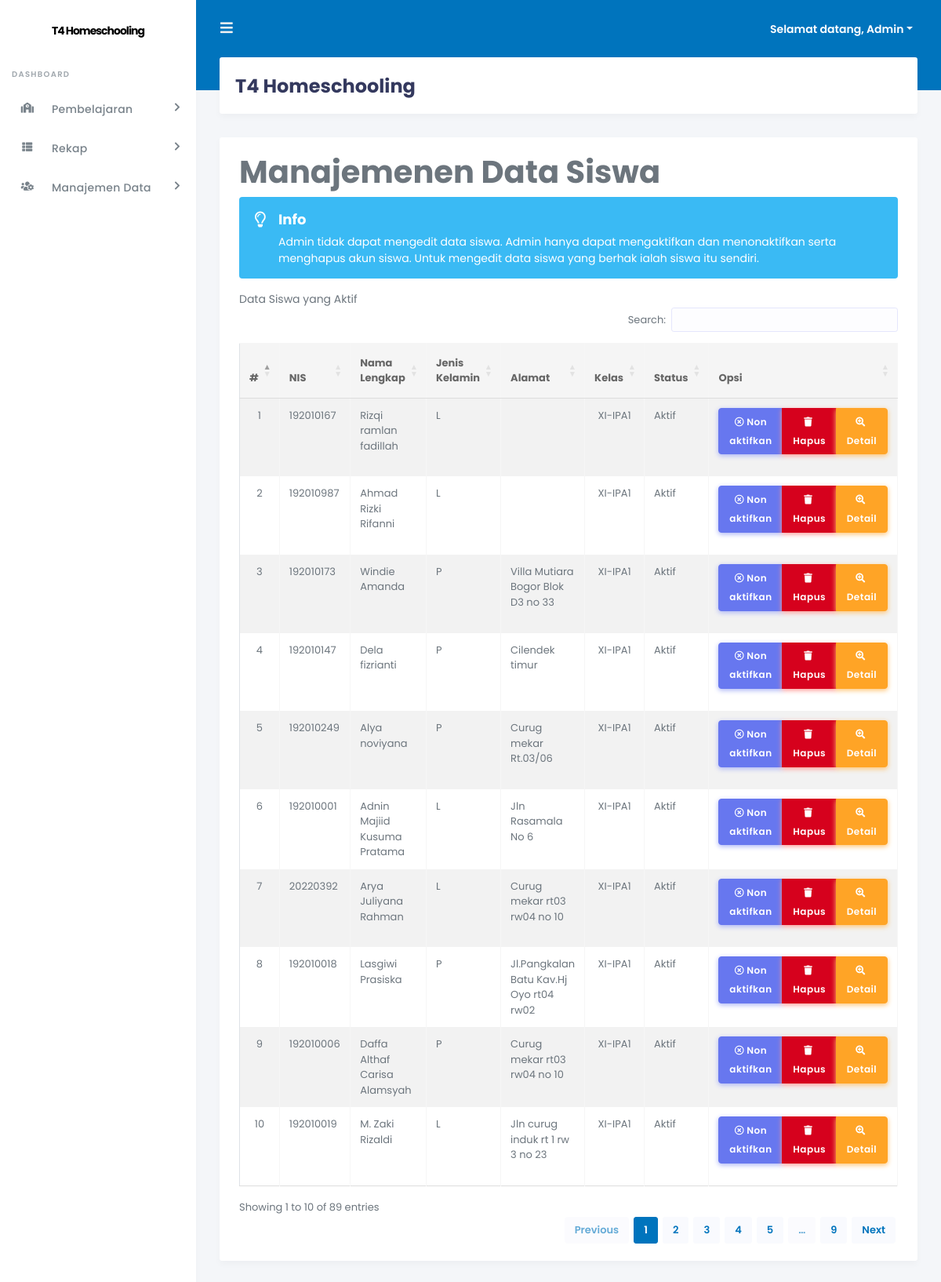
The app's page /admin/index.php?page=siswa (signed in) with its own data.
### tables this page shows
CREATE TABLE `tb_siswa` (
  `id_siswa` int(11) NOT NULL,
  `nis` varchar(20) NOT NULL,
  `nama_lengkap` varchar(50) NOT NULL,
  `tempat_lahir` varchar(20) NOT NULL,
  `tgl_lahir` date NOT NULL,
  `jenis_kelamin` enum('L','P') NOT NULL,
  `agama` varchar(20) NOT NULL,
  `alamat` text NOT NULL,
  `id_kelas` varchar(5) NOT NULL,
  `thn_masuk` int(5) NOT NULL,
  `foto` varchar(100) NOT NULL,
  `username` varchar(40) NOT NULL,
  `password` varchar(40) NOT NULL,
  `pass` varchar(40) NOT NULL,
  `status` enum('aktif','tidak aktif') NOT NULL
);

CREATE TABLE `tb_kelas` (
  `id_kelas` int(11) NOT NULL,
  `nama_kelas` varchar(50) NOT NULL,
  `wali_kelas` int(5) NOT NULL,
  `ketua_kelas` int(5) NOT NULL
);

### admin/inc/siswa.php (the view, shortened to what this page needs)
<?php
$no = 1;
$id = @$_GET['id'];
if (@$_SESSION['admin']) { ?>
    <div class="row">
        <div class="col-md-12">
            <h1 class="page-header">Manajemenen Data Siswa</h1>
        </div>
    </div>
<?php
}
if (@$_GET['action'] == '') {
    if (@$_SESSION['admin']) { ?>
        <div class="alert alert-info alert-has-icon">
  <div class="alert-icon"><i class="far fa-lightbulb"></i></div>
  <div class="alert-body">
    <div class="alert-title">Info</div>
    Admin tidak dapat mengedit data siswa. Admin hanya dapat mengaktifkan dan menonaktifkan serta menghapus akun siswa. Untuk mengedit data siswa yang berhak ialah siswa itu sendiri.
  </div>
  </div>
    <?php
    } ?>
    <div class="row">
        <div class="col-md-12">
            <div class="panel panel-default">
                <div class="panel-heading">
                <?php
                if (@$_GET['IDkelas'] == '') {
                    echo 'Data Siswa yang Aktif &nbsp';
                } elseif (@$_GET['IDkelas'] != '') {
                    echo "Data Siswa Per Kelas ".@$_GET['kelas']." yang Aktif &nbsp; <a href='?page=kelas' class='btn btn-warning btn-sm'>Kembali</a>";
                } ?>
                </div>
                <div class="panel-body">
                	<div class="table-responsive">
                        <table class="table table-striped table-bordered table-hover" id="siswa">
                            <thead>
                                <tr>
                                    <th>#</th>
                                    <th>NIS</th>
                                    <th>Nama Lengkap</th>
                                    <th>Jenis Kelamin</th>
                                    <th>Alamat</th>
                                    <th>Kelas</th>
                                    <?php if (@$_SESSION[admin]) { ?>
                                        <th>Status</th>
                                    <?php } ?>
                                    <th>Opsi</th>
                                </tr>
                            </thead>
                            <tbody>
                            <?php
                            if (@$_GET['IDkelas'] == '') {
                                $sql_siswa = mysqli_query($db, "SELECT * FROM tb_siswa JOIN tb_kelas ON tb_siswa.id_kelas = tb_kelas.id_kelas WHERE tb_siswa.status = 'aktif'") or die($db->error);
                            } elseif (@$_GET['IDkelas'] != '') {
                                $sql_siswa = mysqli_query($db, "SELECT * FROM tb_siswa JOIN tb_kelas ON tb_siswa.id_kelas = tb_kelas.id_kelas WHERE tb_siswa.status = 'aktif' AND tb_siswa.id_kelas = '$_GET[IDkelas]'") or die($db->error);
                            }
    if (mysqli_num_rows($sql_siswa) > 0) {
        while ($data_siswa = mysqli_fetch_array($sql_siswa)) { ?>
    	                            <tr>
    	                                <td align="center"><?php echo $no++; ?></td>
    	                                <td><?php echo $data_siswa['nis']; ?></td>
    	                                <td><?php echo $data_siswa['nama_lengkap']; ?></td>
    	                                <td><?php echo $data_siswa['jenis_kelamin']; ?></td>
    	                                <td><?php echo $data_siswa['alamat']; ?></td>
                                        <td align="center"><?php echo $data_siswa['nama_kelas']; ?></td>
                                        <?php if (@$_SESSION[admin]) { ?>
        	                                <td><?php echo ucfirst($data_siswa['status']); ?></td>
                                        <?php } ?>
    	                                <td align="center">
                                        <div class="btn-group mb-3" role="group" aria-label="Basic example">
                                            <?php if (@$_SESSION[admin]) { ?>
        	                                    <a href="?page=siswa&action=nonaktifkan&id=<?php echo $data_siswa['id_siswa']; ?>" class="btn btn-icon icon-left btn-primary"><i class="far fa-times-circle"></i>Non aktifkan</a>
                                                <a onclick="return confirm('Yakin akan menghapus data ?');" href="?page=siswa&action=hapus&id=<?php echo $data_siswa['id_siswa']; ?>" class="btn btn-icon icon-left btn-danger"><i class="fas fa-trash"></i>Hapus</a>
                                            <?php } ?>
                                            <a href="?page=siswa&action=detail&IDsiswa=<?php echo $data_siswa['id_siswa']; ?>" class="btn btn-icon icon-left btn-warning"><i class="fas fa-search-plus"></i>Detail</a>
                                          </div>
                                      </td>
    	                            </tr>
    	                        <?php
                                }
    } else { ?>
    							<tr>
                                    <td colspan="8" align="center">Data tidak ditemukan</td>
    							</tr>
    		                	<?php
                            } ?>
                            </tbody>
                        </table>
                    </div>
                </div>
            </div>
    	</div>
    </div>
<?php
} elseif (@$_GET['action'] == 'nonaktifkan') {
                                mysqli_query($db, "UPDATE tb_siswa SET status = 'tidak aktif' WHERE id_siswa = '$id'") or die($db->error);
                                echo "<script>window.location='?page=siswa';</script>";
                            } elseif (@$_GET['action'] == 'hapus') {
                                mysqli_query($db, "DELETE FROM tb_siswa WHERE id_siswa = '$id'") or die($db->error);
                                echo "<script>window.location='?page=siswa';</script>";
                            }

### admin/index.php (shortened to what this page needs)
<?php
include "../+koneksi.php";
if (@$_SESSION['admin'] || @$_SESSION['pengajar']) {
    ?>
<!DOCTYPE html>
<html>
<head>
    <link rel="stylesheet" href="https://stackpath.bootstrapcdn.com/bootstrap/4.4.1/css/bootstrap.min.css">
    <link rel="stylesheet" href="https://use.fontawesome.com/releases/v5.7.2/css/all.css">
    <link href="http://cdnjs.cloudflare.com/ajax/libs/summernote/0.8.9/summernote.css" rel="stylesheet">
    <link rel="stylesheet" type="text/css" href="https://cdn.datatables.net/1.10.22/css/dataTables.bootstrap4.min.css"/>
    <link rel="stylesheet" type="text/css" href="https://cdn.datatables.net/buttons/1.6.5/css/buttons.bootstrap4.min.css"/>
    <link rel="stylesheet" type="text/css" href="https://cdn.datatables.net/fixedcolumns/3.3.1/css/fixedColumns.bootstrap4.min.css"/>
    <link rel="stylesheet" type="text/css" href="https://cdn.datatables.net/fixedheader/3.1.7/css/fixedHeader.bootstrap4.min.css"/>
    <link rel="stylesheet" type="text/css" href="https://cdn.datatables.net/keytable/2.5.3/css/keyTable.bootstrap4.min.css"/>
    <link rel="stylesheet" type="text/css" href="https://cdn.datatables.net/responsive/2.2.6/css/responsive.bootstrap4.min.css"/>
    <link rel="stylesheet" type="text/css" href="https://cdn.datatables.net/scroller/2.0.3/css/scroller.bootstrap4.min.css"/>
    <link rel="stylesheet" type="text/css" href="https://cdn.datatables.net/searchbuilder/1.0.0/css/searchBuilder.bootstrap4.min.css"/>
    <link rel="stylesheet" type="text/css" href="https://cdn.datatables.net/searchpanes/1.2.1/css/searchPanes.bootstrap4.min.css"/>
    <link rel="stylesheet" type="text/css" href="https://cdn.datatables.net/select/1.3.1/css/select.bootstrap4.min.css"/>
    <link rel="stylesheet" href="stisla/assets/css/style.css">
    <link rel="stylesheet" href="stisla/assets/css/components.css">
</head>
<body>
  <div id="app">
    <div class="main-wrapper">
      <div class="navbar-bg"></div>
      <nav class="navbar navbar-expand-lg main-navbar">
        <form class="form-inline mr-auto">
          <ul class="navbar-nav mr-3">
            <li><a href="#" data-toggle="sidebar" class="nav-link nav-link-lg"><i class="fas fa-bars"></i></a></li>
          </ul>
        </form>
        <ul class="navbar-nav navbar-right">
          <li class="dropdown"><a href="#" data-toggle="dropdown" class="nav-link dropdown-toggle nav-link-lg nav-link-user">
            <div class="d-sm-none d-lg-inline-block">Selamat datang,
              <?php
              if (@$_SESSION['admin']) {
                  $sesi_id = @$_SESSION['admin'];
                  $level = "admin";
              } elseif (@$_SESSION['pengajar']) {
                  $sesi_id = @$_SESSION['pengajar'];
                  $level = "pengajar";
              }
    if ($level == 'admin') {
        $sql_terlogin = mysqli_query($db, "SELECT * FROM tb_admin WHERE id_admin = '$sesi_id'") or die($db->error);
    } elseif ($level == 'pengajar') {
        $sql_terlogin = mysqli_query($db, "SELECT * FROM tb_pengajar WHERE id_pengajar = '$sesi_id'") or die($db->error);
    }
    $data_terlogin = mysqli_fetch_array($sql_terlogin);
    echo ucfirst($data_terlogin['username']); ?>
              </div></a>
          </li>
        </ul>
      </nav>
      <div class="main-sidebar">
        <aside id="sidebar-wrapper">
          <div class="sidebar-brand">
            <a href="./">T4 Homeschooling</a>
          </div>
          <ul class="sidebar-menu">
              <li class="menu-header">Dashboard</li>
              <?php
              if (@$_SESSION['admin']) {
                  ?>
                  <li class="nav-item dropdown">
                    <a href="#" class="nav-link has-dropdown"><i class="fas fa-school"></i><span>Pembelajaran</span></a>
              </li>
                      <li class="nav-item dropdown">
                        <a href="#" class="nav-link has-dropdown"><i class="fas fa-th-list"></i><span>Rekap</span></a>
                  </li>
                  <li class="nav-item dropdown">
                    <a href="#" class="nav-link has-dropdown"><i class="fas fa-users-cog"></i><span>Manajemen Data</span></a>
                  </li>
          <?php
              } ?>
          </ul>
        </aside>
      </div>
      <div class="main-content">
        <section class="section">
          <div class="section-header">
            <h1>T4 Homeschooling</h1>
          </div>
          <div class="section-body">
            <div class="card-wrap">
            <div class="row">
              <div class="col-12">
                <div class="card">
            <div class="card-body">
                <?php
                if (@$_GET['page'] == '') {
                    include "inc/dashboard.php";
                } elseif (@$_GET['page'] == 'pengajar') {
                    include "inc/pengajar.php";
                } elseif (@$_GET['page'] == 'siswaregistrasi') {
                    include "inc/siswaregistrasi.php";
                } elseif (@$_GET['page'] == 'siswa') {
                    include "inc/siswa.php";
                } elseif (@$_GET['page'] == 'kelas') {
                    include "inc/kelas.php";
                } elseif (@$_GET['page'] == 'mapel') {
                    include "inc/mapel.php";
                } elseif (@$_GET['page'] == 'quiz') {
                    include "inc/quiz.php";
                } elseif (@$_GET['page'] == 'tugas') {
                    include "inc/tugas.php";
                } elseif (@$_GET['page'] == 'materi') {
                    include "inc/materi.php";
                } elseif (@$_GET['page'] == 'pengumuman') {
                    include "inc/pengumuman.php";
                } elseif (@$_GET['page'] == 'jurnal') {
                    include "inc/jurnal.php";
                } elseif (@$_GET['page'] == 'rekappresensisiswa') {
                    include "inc/rekappresensisiswa.php";
                } elseif (@$_GET['page'] == 'rekapjurnalpengajar') {
                    include "inc/rekapjurnalpengajar.php";
                } elseif (@$_GET['page'] == 'rekapnilaisiswa') {
                    include "inc/rekapnilaisiswa.php";
                } elseif (@$_GET['page'] == 'rekapnilaitugas') {
                    include "inc/rekapnilaitugas.php";
                } elseif (@$_GET['page'] == 'importdatapengajar') {
                    include "inc/form_import_data_pengajar.php";
                } elseif (@$_GET['page'] == 'importtugas') {
                    include "inc/form_import_tugas.php";
                } elseif (@$_GET['page'] == 'meet') {
                    include "inc/meet.php";
                } elseif (@$_GET['page'] == 'room1') {
                    include "vcon/iframe/iframe-room1.php";
                } elseif (@$_GET['page'] == 'room2') {
                    include "vcon/iframe/iframe-room2.php";
                } elseif (@$_GET['page'] == 'room3') {
                    include "vcon/iframe/iframe-room3.php";
                } elseif (@$_GET['page'] == 'room4') {
                    include "vcon/iframe/iframe-room4.php";
                } elseif (@$_GET['page'] == 'room-rapat-guru') {
                    include "vcon/room-rapat-guru.php";
                } else {
                    echo "<div class='col-xs-12'><div class='alert alert-danger'>[404] Halaman tidak ditemukan! Silahkan pilih menu yang ada!</div></div>";
                } ?>
              </div>
              </div>
            </div>
          </div>
              </div>
            </section>
          </div>
            </div>
        </div>
</body>
</html>
<?php
} else {
                    include "login.php";
                }
?>

### records on screen
tb_siswa: nis "192010167", nama_lengkap "Rizqi ramlan fadillah", jenis_kelamin "L", id_kelas.nama_kelas "XI-IPA1", status "Aktif"
tb_siswa: nis "192010987", nama_lengkap "Ahmad Rizki Rifanni", jenis_kelamin "L", id_kelas.nama_kelas "XI-IPA1", status "Aktif"
tb_siswa: nis "192010173", nama_lengkap "Windie Amanda", jenis_kelamin "P", alamat "Villa Mutiara Bogor Blok D3 no 33", id_kelas.nama_kelas "XI-IPA1", status "Aktif"
tb_siswa: nis "192010147", nama_lengkap "Dela fizrianti", jenis_kelamin "P", alamat "Cilendek timur", id_kelas.nama_kelas "XI-IPA1", status "Aktif"
tb_siswa: nis "192010249", nama_lengkap "Alya noviyana", jenis_kelamin "P", alamat "Curug mekar Rt.03/06", id_kelas.nama_kelas "XI-IPA1", status "Aktif"
tb_siswa: nis "192010001", nama_lengkap "Adnin Majiid Kusuma Pratama", jenis_kelamin "L", alamat "Jln Rasamala No 6", id_kelas.nama_kelas "XI-IPA1", status "Aktif"
tb_siswa: nis "20220392", nama_lengkap "Arya Juliyana Rahman", jenis_kelamin "L", alamat "Curug mekar rt03 rw04 no 10", id_kelas.nama_kelas "XI-IPA1", status "Aktif"
tb_siswa: nis "192010018", nama_lengkap "Lasgiwi Prasiska", jenis_kelamin "P", alamat "Jl.Pangkalan Batu Kav.Hj Oyo rt04 rw02", id_kelas.nama_kelas "XI-IPA1", status "Aktif"
tb_siswa: nis "192010006", nama_lengkap "Daffa Althaf Carisa Alamsyah", jenis_kelamin "P", alamat "Curug mekar rt03 rw04 no 10", id_kelas.nama_kelas "XI-IPA1", status "Aktif"
tb_siswa: nis "192010019", nama_lengkap "M. Zaki Rizaldi", jenis_kelamin "L", alamat "Jln curug induk rt 1 rw 3 no 23", id_kelas.nama_kelas "XI-IPA1", status "Aktif"

### other values on screen
$data_terlogin['username'] "Admin"
